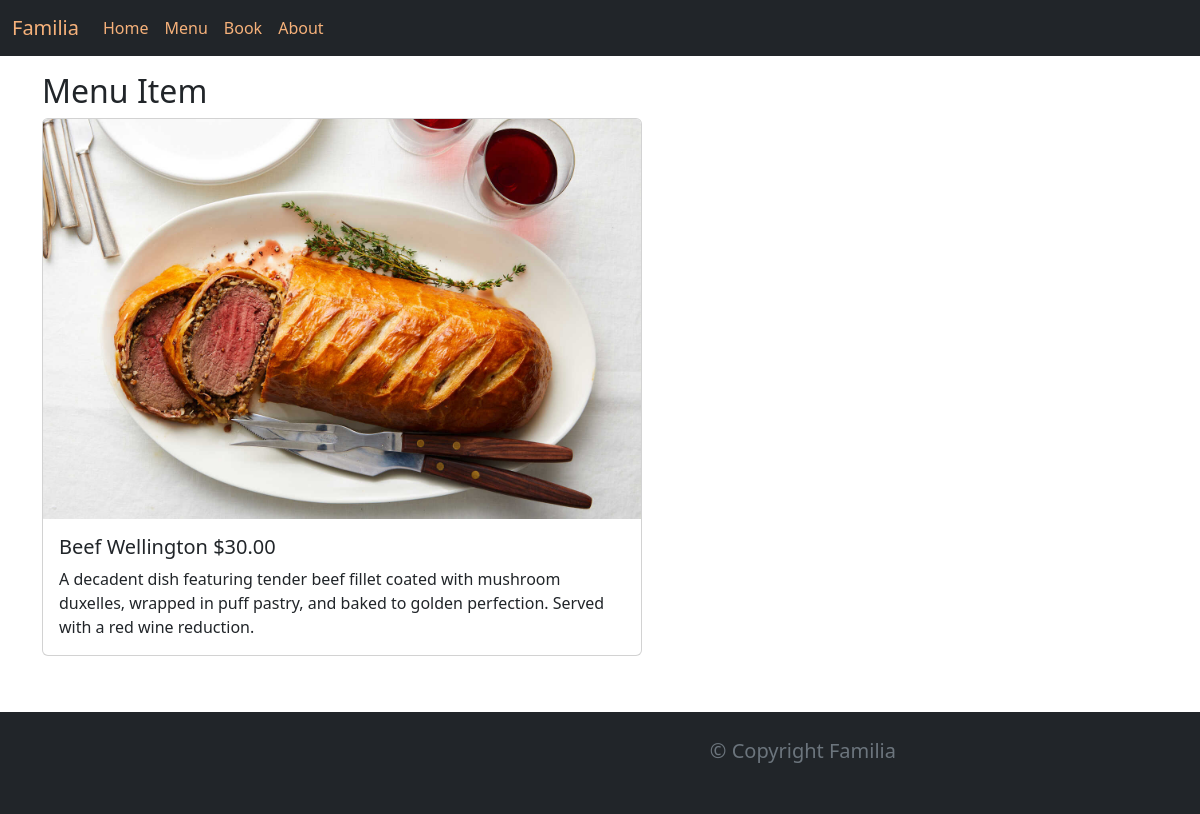
The app's page /menu_item/3/ with its own data.
### Restaurant/models.py (models this page shows, shortened)
class Menu(models.Model):
    name = models.CharField(max_length=200)
    price = models.IntegerField()
    desc=models.TextField(max_length=1000)

### Restaurant/views.py (the view)
# urls.py: path("menu_item/<pk>/",views.menu_item,name="menu_item"),
def menu_item(request,pk=None):
    if pk:
        try:
            item=Menu.objects.get(pk=pk)
        except:
            item=''
    else:
        item=''
    return render(request,"menu_item.html",{"menu_item":item})

### Restaurant/templates/menu_item.html
{% extends 'base.html' %} {% load static %}{% block title %} Menu item {% endblock %} {% block content %}
<h2>Menu Item</h2>
<div class="card" style="width: 50vw">
  <img
    src="{% static 'img/menu/' %}{{menu_item.name}}.jpg"
    class="card-img-top"
    alt="menu_item.name"
    height="400vh"
    width="300px"
  />
  <div class="card-body">
    <h5 class="card-title">{{menu_item.name}} ${{menu_item.price}}.00</h5>
    <p class="card-text">{{menu_item.desc}}</p>
  </div>
</div>
{% endblock %}

### records on screen
Menu: name (picture), name "Beef Wellington", price "30", desc "A decadent dish featuring tender beef fillet coated with mushroom duxelles, wrapped in puff pastry, and baked to golden perfection. Served with a red wine reduction."
